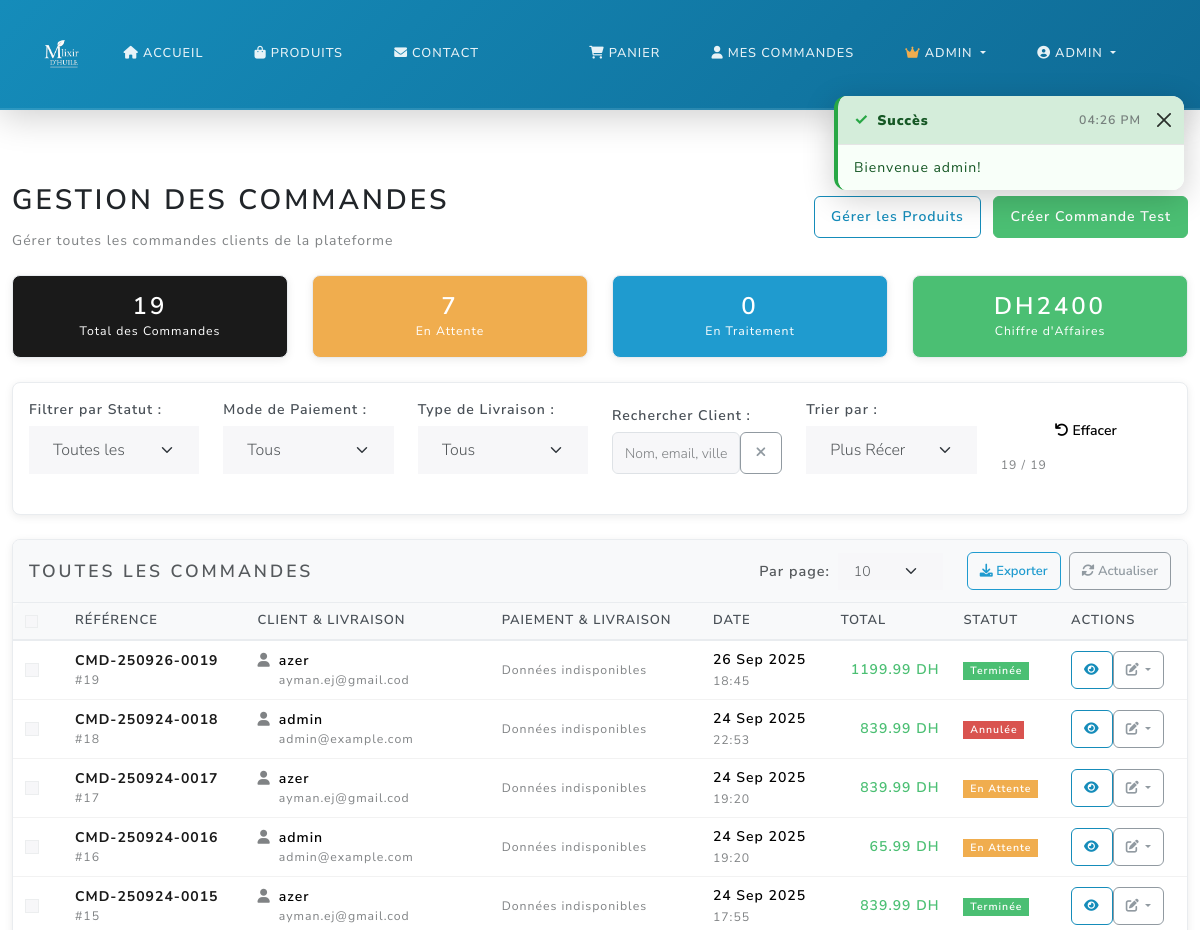
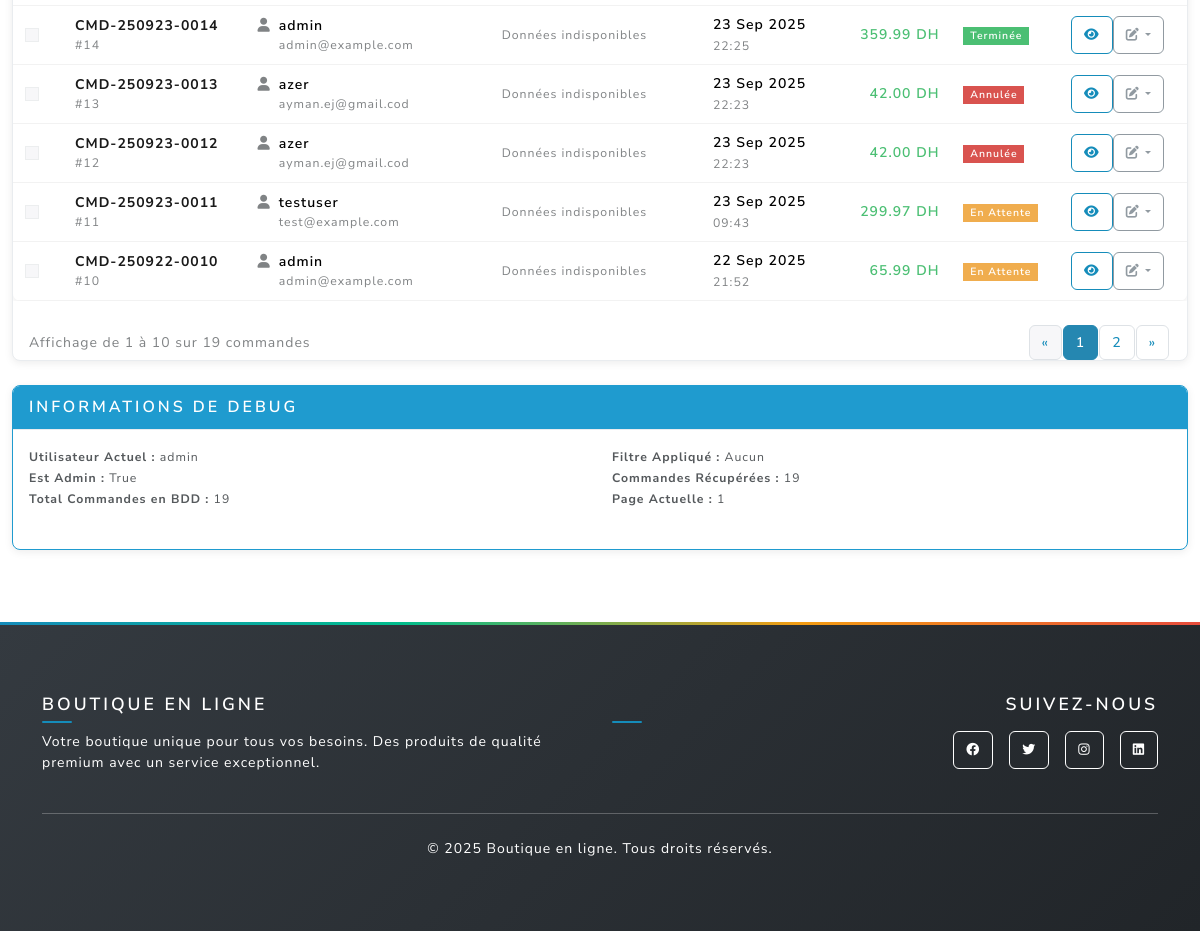
Page /admin/orders (signed in) on the earlier database version (2 pictures, top to bottom).
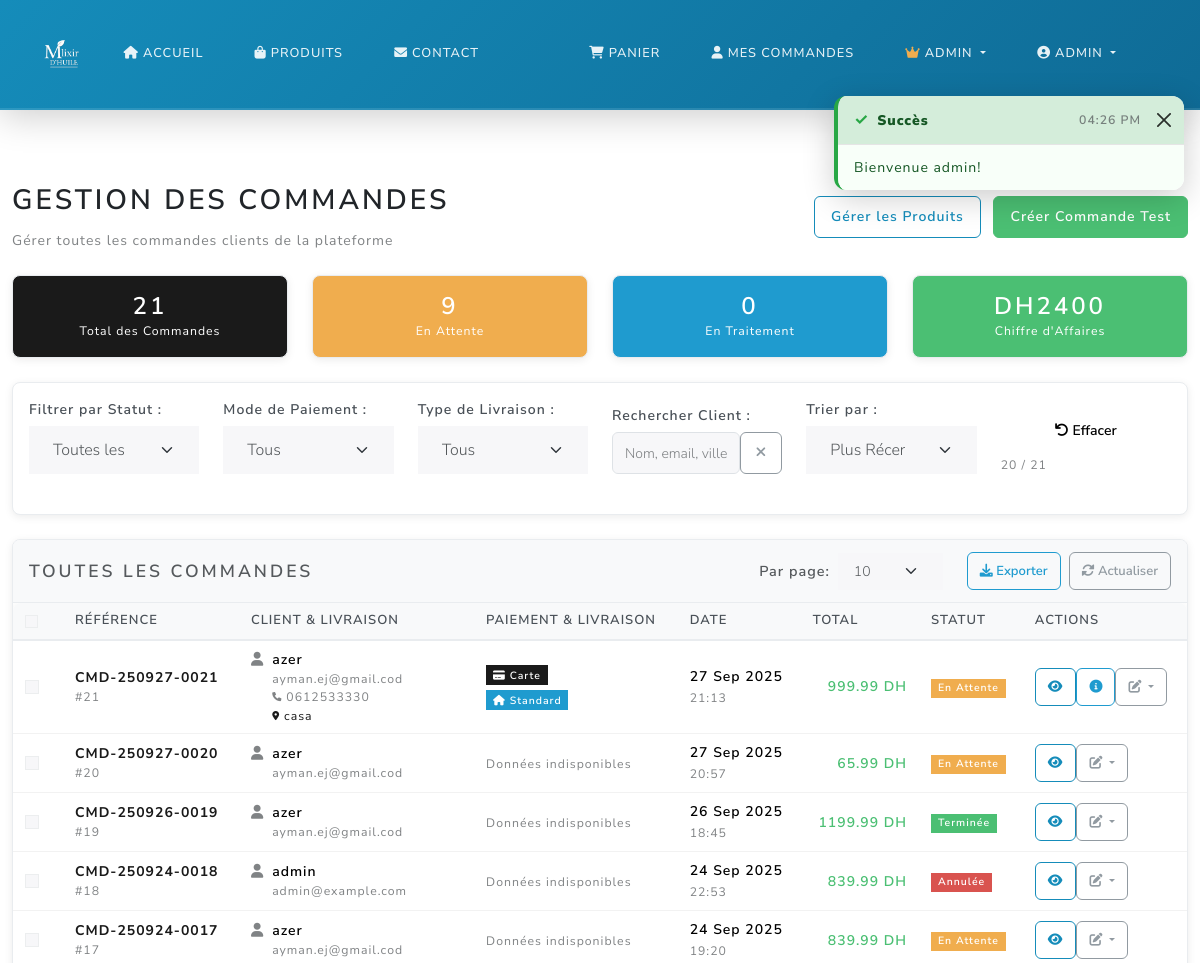
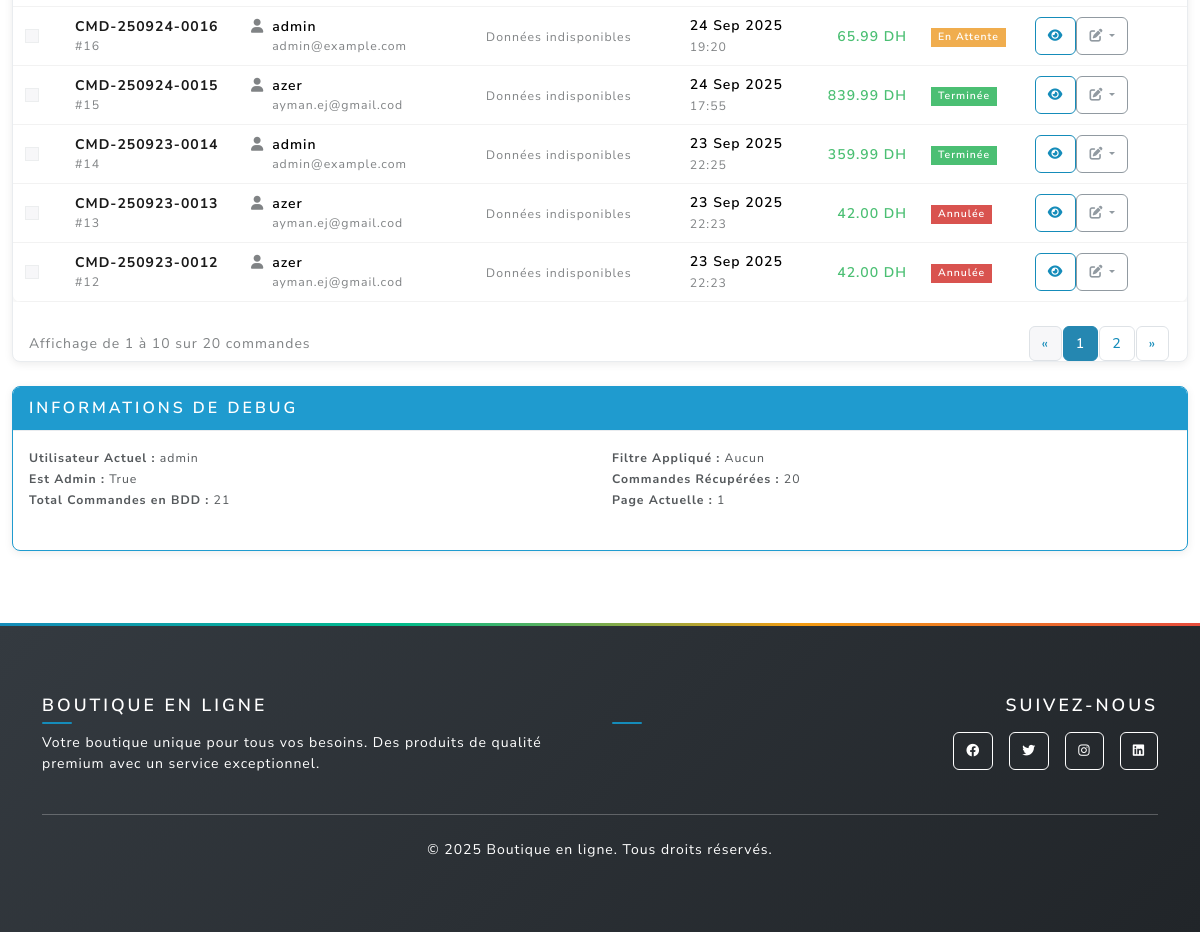
Same page on the later database version (2 pictures, top to bottom).
### main.py (models this page shows, shortened)
class Order(db.Model):
    id = db.Column(db.Integer, primary_key=True)
    user_id = db.Column(db.Integer, db.ForeignKey('user.id'), nullable=False)
    total = db.Column(db.Float, nullable=False)
    status = db.Column(db.String(20), default='pending')
    created_at = db.Column(db.DateTime, default=db.func.current_timestamp())
    @property
    def title(self):
        if self.created_at:
            date_str = self.created_at.strftime('%y%m%d')
            return f"CMD-{date_str}-{str(self.id).zfill(4)}"
        return f"CMD-{str(self.id).zfill(4)}"

class User(UserMixin, db.Model):
    id = db.Column(db.Integer, primary_key=True)
    username = db.Column(db.String(80), unique=True, nullable=False)
    email = db.Column(db.String(120), unique=True, nullable=False)
    password_hash = db.Column(db.String(120), nullable=False)
    phone = db.Column(db.String(20), nullable=True)
    address = db.Column(db.Text, nullable=True)
    ville = db.Column(db.String(100), nullable=True)  # NEW FIELD
    code_postal = db.Column(db.String(10), nullable=True)  # NEW FIELD
    is_admin = db.Column(db.Boolean, default=False)
    orders = db.relationship('Order', backref='user', lazy=True)

class OrderDetails(db.Model):
    id = db.Column(db.Integer, primary_key=True)
    order_id = db.Column(db.Integer, db.ForeignKey('order.id'), nullable=False, unique=True)
    customer_name = db.Column(db.String(100), nullable=False)
    customer_email = db.Column(db.String(120), nullable=False)
    customer_phone = db.Column(db.String(20), nullable=False)
    shipping_address = db.Column(db.Text, nullable=False)
    shipping_city = db.Column(db.String(50), nullable=False)
    shipping_postal = db.Column(db.String(10), nullable=True)
    payment_method = db.Column(db.String(20), nullable=False, default='card')  # 'card' or 'cash_on_delivery'
    delivery_method = db.Column(db.String(20), nullable=False, default='home_delivery')  # 'home_delivery' or 'express_delivery'
    special_instructions = db.Column(db.Text, nullable=True)
    shipping_cost = db.Column(db.Float, nullable=False, default=0)
    created_at = db.Column(db.DateTime, default=db.func.current_timestamp())
    order = db.relationship('Order', backref=db.backref('details', uselist=False, cascade='all, delete-orphan'))

### main.py (the view)
@app.route('/admin/orders')
@login_required
def admin_orders():
    if not current_user.is_admin:
        return redirect_with_toast('home', 'Accès refusé', 'error')
    page = request.args.get('page', 1, type=int)
    status_filter = request.args.get('status', '')
    query = Order.query
    if status_filter:
        query = query.filter_by(status=status_filter)
    orders = query.order_by(Order.created_at.desc()).paginate(
        page=page, per_page=20, error_out=False
    )
    stats = {
        'total_orders': Order.query.count(),
        'pending_orders': Order.query.filter_by(status='pending').count(),
        'processing_orders': Order.query.filter_by(status='processing').count(),
        'shipped_orders': Order.query.filter_by(status='shipped').count(),
        'delivered_orders': Order.query.filter_by(status='delivered').count(),
        'completed_orders': Order.query.filter_by(status='completed').count(),
        'cancelled_orders': Order.query.filter_by(status='cancelled').count(),
        'total_revenue': db.session.query(db.func.sum(Order.total))\
            .filter_by(status='completed').scalar() or 0
    }
    return render_template('admin_orders.html', orders=orders, stats=stats, status_filter=status_filter)

### main.py (called while the page is built, shortened)
@login_manager.user_loader
def load_user(user_id):
    return User.query.get(int(user_id))

@app.context_processor
def inject_toast_messages():
    toast_message = session.pop('toast_message', None)
    toast_type = session.pop('toast_type', None)
    return {
        'toast_message': toast_message,
        'toast_type': toast_type or 'info'
    }

@app.context_processor
def inject_cart_count():
    if current_user.is_authenticated:
        try:
            from sqlalchemy import inspect
            inspector = inspect(db.engine)
            if 'cart' in inspector.get_table_names():
                cart_count = Cart.query.filter_by(user_id=current_user.id).count()
                cart_total_quantity = db.session.query(db.func.sum(Cart.quantity))\
                    .filter_by(user_id=current_user.id).scalar() or 0
                return {
                    'cart_count': cart_count,
                    'cart_total_quantity': int(cart_total_quantity)
                }
        except Exception:
            pass
    return {'cart_count': 0, 'cart_total_quantity': 0}

def get_shipping_settings():
    settings = ShippingSettings.query.first()
    return settings

### templates/admin_orders.html (shortened to what the changed rows need)
{% extends "base.html" %}
{% block content %}
<div class="container-fluid py-4">
  <div class="d-flex justify-content-between align-items-center mb-4">
    <div>
      <h2>Gestion des Commandes</h2>
    </div>
  </div>
  {% if stats %}
  <div class="row mb-4" id="statsCards">
    <div class="col-md-3">
      <div class="card text-center bg-primary text-white">
        <div class="card-body">
          <h3 class="mb-0" id="totalOrdersCount">{{ stats.total_orders }}</h3>
          <small>Total des Commandes</small>
        </div>
      </div>
    </div>
    <div class="col-md-3">
      <div class="card text-center bg-warning text-white">
        <div class="card-body">
          <h3 class="mb-0" id="pendingOrdersCount">{{ stats.pending_orders }}</h3>
          <small>En Attente</small>
        </div>
      </div>
    </div>
    <div class="col-md-3">
      <div class="card text-center bg-info text-white">
        <div class="card-body">
          <h3 class="mb-0" id="processingOrdersCount">{{ stats.processing_orders }}</h3>
          <small>En Traitement</small>
        </div>
      </div>
    </div>
    <div class="col-md-3">
      <div class="card text-center bg-success text-white">
        <div class="card-body">
          <h3 class="mb-0" id="totalRevenueCount">DH{{ "%.0f"|format(stats.total_revenue) }}</h3>
          <small>Chiffre d'Affaires</small>
        </div>
      </div>
    </div>
  </div>
  {% endif %}
  <div class="card mb-4">
    <div class="card-body">
      <div class="row align-items-end">
        <div class="col-md-2">
          <small class="text-muted d-block mt-1">
            <span id="visibleCount">{{ orders.items|length if orders.items else 0 }}</span>
            / <span id="totalCount">{{ orders.total if orders else 0 }}</span>
          </small>
        </div>
      </div>
    </div>
  </div>
  <div class="card">
    <div class="card-body p-0">
      {% if orders and orders.items %}
      <div class="table-responsive">
        <table class="table table-hover mb-0">
          <thead class="table-light">
            <tr>
              <th style="width: 50px;">
                <input type="checkbox" id="selectAll" class="form-check-input">
              </th>
              <th>Référence</th>
              <th>Client & Livraison</th>
              <th>Paiement & Livraison</th>
              <th>Date</th>
              <th>Total</th>
              <th>Statut</th>
              <th>Actions</th>
            </tr>
          </thead>
          <tbody id="ordersTableBody">
            {% for order in orders.items %}
            <tr class="order-row"
                data-status="{{ order.status }}"
                data-customer="{{ order.user.username|lower }} {{ order.user.email|lower }} {{ order.details.customer_name|lower if order.details else '' }} {{ order.details.shipping_city|lower if order.details else '' }}"
                data-date="{{ order.created_at.strftime('%Y-%m-%d %H:%M:%S') }}"
                data-total="{{ order.total }}"
                data-payment="{{ order.details.payment_method if order.details else '' }}"
                data-delivery="{{ order.details.delivery_method if order.details else '' }}"
                data-order-id="{{ order.id }}">
              <td>
                <input type="checkbox" class="form-check-input order-checkbox" value="{{ order.id }}">
              </td>
              <td>
                <div class="d-flex flex-column">
                  <strong class="text-primary">{{ order.title }}</strong>
                  <small class="text-muted">#{{ order.id }}</small>
                </div>
              </td>
              <td>
                <div class="customer-info">
                  <div class="d-flex align-items-start">
                    <div class="me-2">
                      <i class="fas fa-user text-muted"></i>
                    </div>
                    <div>
                      <div class="fw-bold">
                        {{ order.details.customer_name if order.details else order.user.username }}
                      </div>
                      <small class="text-muted d-block">
                        {{ order.details.customer_email if order.details else order.user.email }}
                      </small>
                      {% if order.details and order.details.customer_phone %}
                      <small class="text-muted d-block">
                        {{ order.details.customer_phone }}
                      </small>
                      {% endif %}
                      {% if order.details and order.details.shipping_city %}
                      <small class="text-primary d-block">
                        {{ order.details.shipping_city }}
                      </small>
                      {% endif %}
                    </div>
                  </div>
                </div>
              </td>
              <td>
                <div class="payment-delivery-info">
                  {% if order.details %}
                  <div class="mb-1">
                    {% if order.details.payment_method == 'card' %}
                    <span class="badge bg-primary">
                      <i class="fas fa-credit-card me-1"></i>Carte
                    </span>
                    {% elif order.details.payment_method == 'cash_on_delivery' %}
                    <span class="badge bg-success">
                      <i class="fas fa-money-bill-wave me-1"></i>À la livraison
                    </span>
                    {% endif %}
                  </div>
                  <div>
                    {% if order.details.delivery_method == 'express_delivery' %}
                    <span class="badge bg-warning text-dark">
                      <i class="fas fa-shipping-fast me-1"></i>Express
                    </span>
                    {% elif order.details.delivery_method == 'home_delivery' %}
                    <span class="badge bg-info">
                      <i class="fas fa-home me-1"></i>Standard
                    </span>
                    {% endif %}
                  </div>
                  {% else %}
                  <small class="text-muted">Données indisponibles</small>
                  {% endif %}
                </div>
              </td>
              <td>
                <div>
                  <div class="fw-bold">{{ order.created_at.strftime('%d %b %Y') }}</div>
                  <small class="text-muted">{{ order.created_at.strftime('%H:%M') }}</small>
                </div>
              </td>
              <td>
                <div class="text-end">
                  <div class="fw-bold text-success order-total">{{ "%.2f"|format(order.total) }} DH</div>
                </div>
              </td>
              <td>
                <span class="badge order-status bg-{{ 'warning' if order.status == 'pending'
                                        else 'info' if order.status == 'processing'
                                        else 'primary' if order.status == 'shipped'
                                        else 'success' if order.status in ['delivered', 'completed']
                                        else 'danger' }}">
                  {% if order.status == 'pending' %}En Attente
                  {% elif order.status == 'processing' %}En Traitement
                  {% elif order.status == 'shipped' %}Expédiée
                  {% elif order.status == 'delivered' %}Livrée
                  {% elif order.status == 'completed' %}Terminée
                  {% elif order.status == 'cancelled' %}Annulée
                  {% else %}{{ order.status|title }}
                  {% endif %}
                </span>
              </td>
              <td>
                <div class="btn-group" role="group">
                  <a href="{{ url_for('admin_order_detail', order_id=order.id) }}"
                     class="btn btn-sm btn-outline-primary" title="Voir Détails">
                    <i class="fas fa-eye"></i>
                  </a>
                  {% if order.details %}
                  <button type="button" class="btn btn-sm btn-outline-info"
                          data-bs-toggle="modal"
                          data-bs-target="#customerInfoModal{{ order.id }}"
                          title="Infos Client">
                    <i class="fas fa-info-circle"></i>
                  </button>
                  {% endif %}
                  <div class="btn-group" role="group">
                    <button type="button" class="btn btn-sm btn-outline-secondary dropdown-toggle"
                            data-bs-toggle="dropdown"
                            aria-expanded="false"
                            data-bs-auto-close="true"
                            title="Changer Statut">
                      <i class="fas fa-edit"></i>
                    </button>
                  </div>
                </div>
              </td>
            </tr>
            {% endfor %}
          </tbody>
        </table>
      </div>
      <div class="d-flex justify-content-between align-items-center mt-4 mx-3">
        <div id="ordersPaginationInfo" class="text-muted">
        </div>
        <nav aria-label="Orders pagination">
          <ul id="ordersPaginationControls" class="pagination pagination-sm mb-0">
          </ul>
        </nav>
      </div>
      {% endif %}
    </div>
  </div>
  <div class="mt-4">
    <div class="card border-info">
      <div class="card-body">
        <div class="row">
          <div class="col-md-6">
            <small>
              <strong>Utilisateur Actuel :</strong> {{ current_user.username }}<br>
              <strong>Est Admin :</strong> {{ current_user.is_admin }}<br>
              <strong>Total Commandes en BDD :</strong> {{ stats.total_orders if stats else 'N/A' }}
            </small>
          </div>
          <div class="col-md-6">
            <small>
              <strong>Filtre Appliqué :</strong> <span id="debugCurrentFilter">Aucun</span><br>
              <strong>Commandes Récupérées :</strong> {{ orders.items|length if orders and orders.items else 0 }}<br>
              <strong>Page Actuelle :</strong> {{ orders.page if orders else 1 }}
            </small>
          </div>
        </div>
      </div>
    </div>
  </div>
</div>
{% endblock %}

Differences in the rows shown:
no longer on this page (row unchanged): Order: title "CMD-250923-0011", id "11", details "testuser", details "test@example.com", shows "Données indisponibles", created_at "23 Sep 2025", created_at "09:43", total "299.97", status "En Attente"
no longer on this page (row unchanged): Order: title "CMD-250922-0010", id "10", details "admin", details "admin@example.com", shows "Données indisponibles", created_at "22 Sep 2025", created_at "21:52", total "65.99", status "En Attente"
added Order: title "CMD-250927-0021", id "21", details "azer", details "ayman.ej@gmail.cod", details.customer_phone "0612533330", details.shipping_city "casa", shows "Carte", shows "Standard", created_at "27 Sep 2025", created_at "21:13", total "999.99", status "En Attente"
added Order: title "CMD-250927-0020", id "20", details "azer", details "ayman.ej@gmail.cod", shows "Données indisponibles", created_at "27 Sep 2025", created_at "20:57", total "65.99", status "En Attente"
Other differences:
{{ stats.total_orders }}: "19" → "21"
{{ stats.pending_orders }}: "7" → "9"
{{ orders.items|length if orders.items else 0 }}: "19" → "20"
{{ orders.total if orders else 0 }}: "19" → "21"
text written by a page script: "Affichage de 1 à 10 sur 19 commandes" → "Affichage de 1 à 10 sur 20 commandes"
{{ stats.total_orders if stats else 'N/A' }}: "19" → "21"
{{ orders.items|length if orders and orders.items else 0 }}: "19" → "20"
